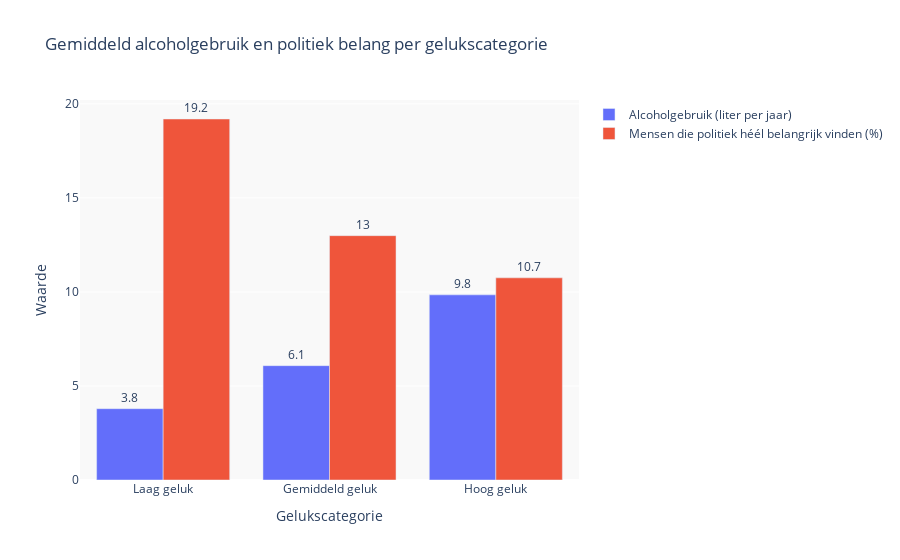

Notebook cell for this chart:
### Markdown cell above
## Tweede argument: Gelukkige landen tonen minder politieke focus en meer ruimte voor ontspanning
Landen waar mensen zich gelukkiger voelen, tonen opvallend minder politieke focus én meer ruimte voor ontspanning. Dat blijkt uit de cijfers: hoe hoger het gemiddelde geluk, hoe minder mensen politiek 'heel belangrijk' vinden en hoe hoger het gemiddelde alcoholgebruik ligt.
Dat klinkt misschien onverwacht, maar het patroon is duidelijk. In gelukkige samenlevingen lijken mensen zich minder zorgen te maken over politiek en is er meer ruimte voor sociale vrijheid en ontspanning.

### Code cell
import pandas as pd
import plotly.graph_objects as go

# Data inladen
pad = "Data/Gecombineerde_dataset__Politiek_belang__alcoholconsumptie_en_geluk.csv"
subset = pd.read_csv(pad)
subset.columns = subset.columns.str.strip()

# Gelukscategorie aanmaken
subset["Gelukscategorie"] = pd.cut(
    subset["Cantril ladder score"],
    bins=[0, 5, 6.5, 10],
    labels=["Laag geluk", "Gemiddeld geluk", "Hoog geluk"]
)

# Gemiddelden per gelukscategorie
gemiddelden = subset.groupby("Gelukscategorie").agg({
    "alcohol_consumption": "mean",
    "Very important in life: Politics": "mean"
}).reset_index()

# Kleuren
kleuren = ['#636EFA', '#EF553B']

# Barplot maken met begrijpelijke hover
fig2 = go.Figure()

fig2.add_trace(go.Bar(
    x=gemiddelden["Gelukscategorie"],
    y=gemiddelden["alcohol_consumption"],
    name="Alcoholgebruik (liter per jaar)",
    marker_color=kleuren[0],
    text=gemiddelden["alcohol_consumption"].round(1),
    textposition='outside',
    hovertemplate=(
        "Categorie geluk: %{x}<br>"
        "Gemiddeld alcoholgebruik: %{y:.1f} liter per persoon per jaar<br>"
        "(Hoeveel alcohol mensen gemiddeld drinken in deze groep)"
    )
))

fig2.add_trace(go.Bar(
    x=gemiddelden["Gelukscategorie"],
    y=gemiddelden["Very important in life: Politics"],
    name="Mensen die politiek héél belangrijk vinden (%)",
    marker_color=kleuren[1],
    text=gemiddelden["Very important in life: Politics"].round(1),
    textposition='outside',
    hovertemplate=(
        "Categorie geluk: %{x}<br>"
        "Gemiddeld percentage mensen dat politiek héél belangrijk vindt: %{y:.1f}%<br>"
        "(Hoeveel procent dit écht belangrijk vindt in deze groep)"
    )
))

fig2.update_layout(
    barmode='group',
    title="Gemiddeld alcoholgebruik en politiek belang per gelukscategorie",
    yaxis_title="Waarde",
    xaxis_title="Gelukscategorie",
    plot_bgcolor="#F9F9F9"
)

fig2.show()
fig2.write_html("politiek_alcohol_geluk.html")

### Figure 1 — Plotly figure (JSON) as saved in the notebook; plotly's stock layout.template omitted (floating-point values rounded to 4 significant figures)
{"data": [{"hovertemplate": "Categorie geluk: %{x}<br>Gemiddeld alcoholgebruik: %{y:.1f} liter per persoon per jaar<br>(Hoeveel alcohol mensen gemiddeld drinken in deze groep)", "marker": {"color": "#636EFA"}, "name": "Alcoholgebruik (liter per jaar)", "text": [3.8, 6.1, 9.8], "textposition": "outside", "type": "bar", "x": ["Laag geluk", "Gemiddeld geluk", "Hoog geluk"], "y": [3.791, 6.078, 9.843]}, {"hovertemplate": "Categorie geluk: %{x}<br>Gemiddeld percentage mensen dat politiek héél belangrijk vindt: %{y:.1f}%<br>(Hoeveel procent dit écht belangrijk vindt in deze groep)", "marker": {"color": "#EF553B"}, "name": "Mensen die politiek héél belangrijk vinden (%)", "text": [19.2, 13, 10.7], "textposition": "outside", "type": "bar", "x": ["Laag geluk", "Gemiddeld geluk", "Hoog geluk"], "y": [19.19, 12.99, 10.75]}], "layout": {"barmode": "group", "plot_bgcolor": "#F9F9F9", "title": {"text": "Gemiddeld alcoholgebruik en politiek belang per gelukscategorie"}, "xaxis": {"title": {"text": "Gelukscategorie"}}, "yaxis": {"title": {"text": "Waarde"}}}}
